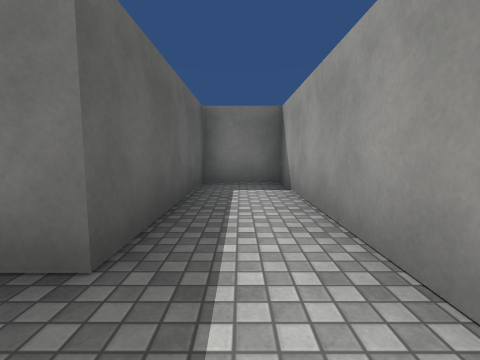
view 1 (above)

19 first-person views from a walk through a scene from a Unity 3-D project. The camera is 1.2 m above the floor, tilts 6° down and sees 85° across. The floor is counted in squares, 2 m on a side. Each view is taken from the middle of a square. On the plan, view 1 faces up. The plan holds only what a view shows up to about 9 squares ahead; the rest is blank. The player character is not drawn. Surface patterns are stand-ins for the level's own textures.

view 2
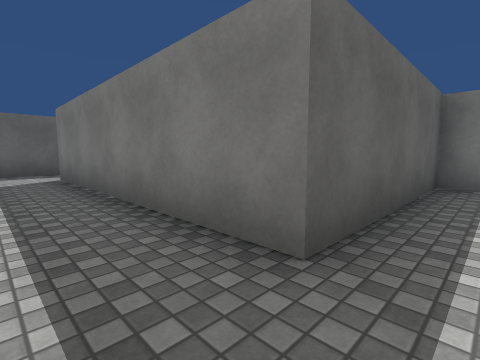

view 3
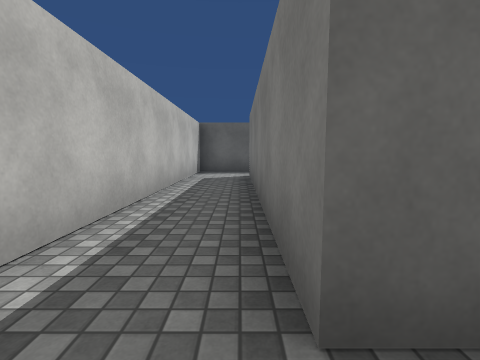

view 4
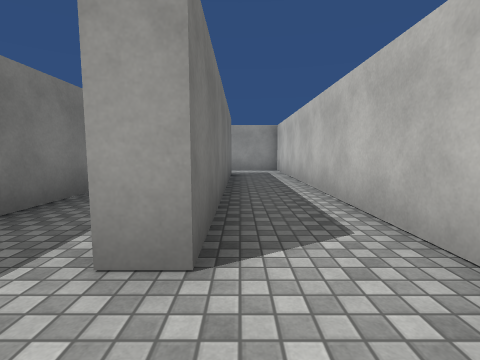

view 5
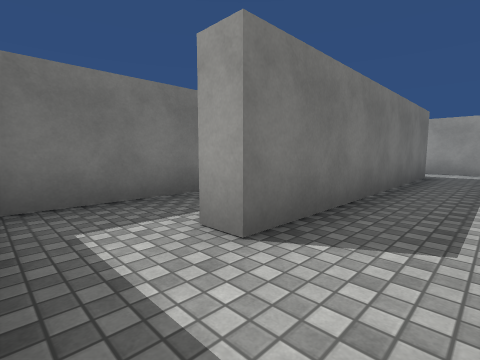

view 6
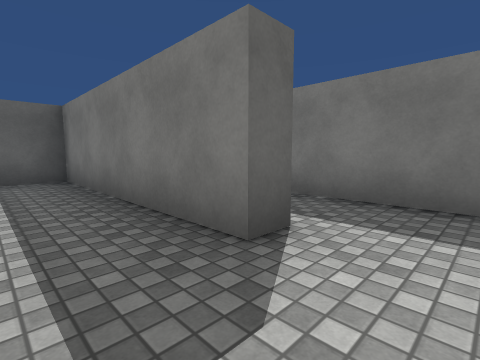

view 7
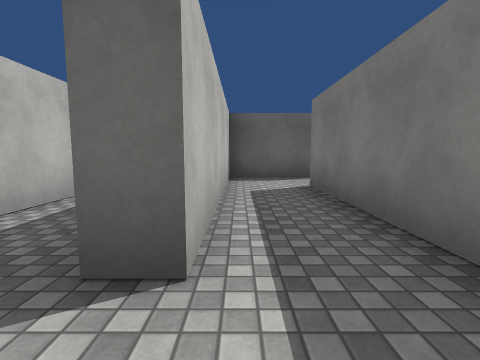

view 8
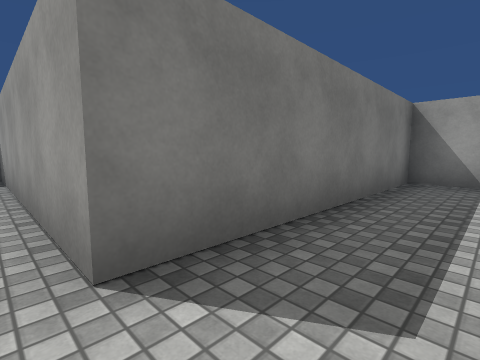

view 9
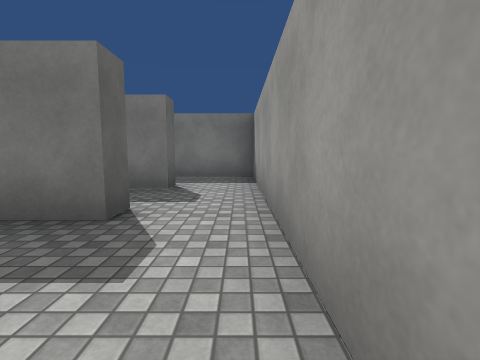

view 10
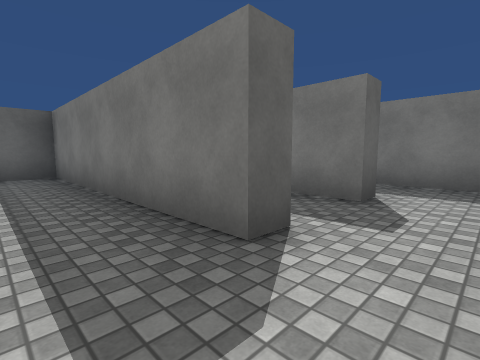

view 11
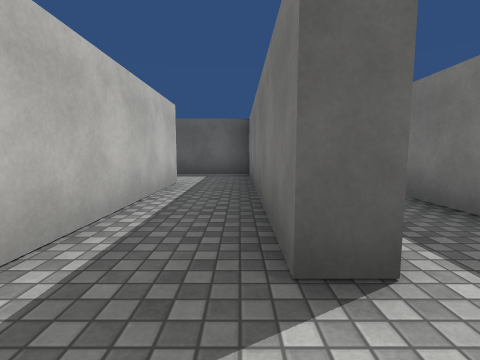

view 12
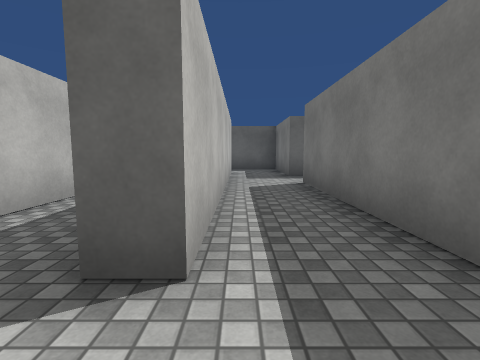

view 13
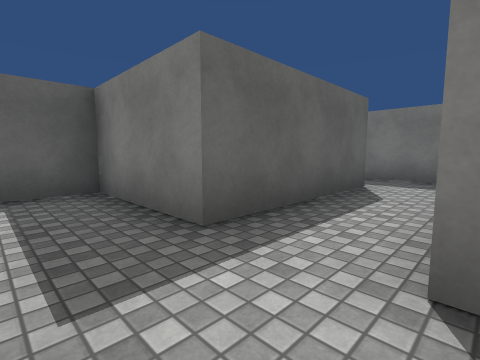

view 14
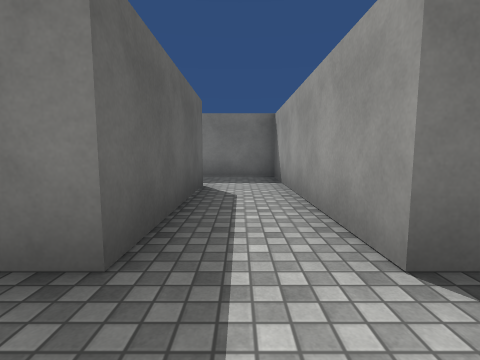

view 15
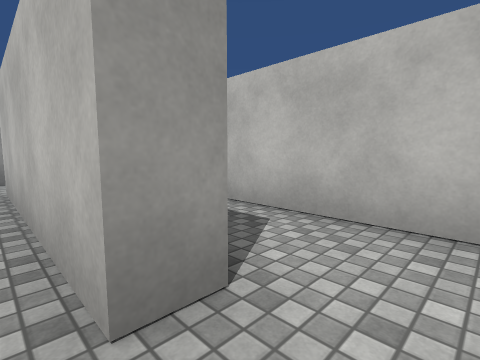

view 16
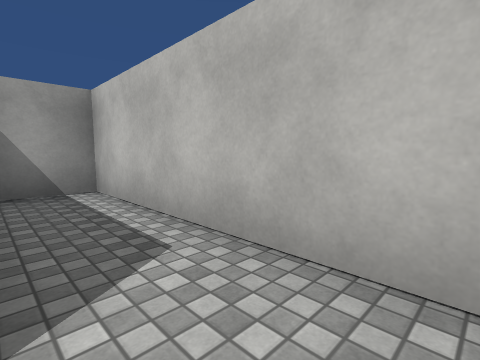

view 17
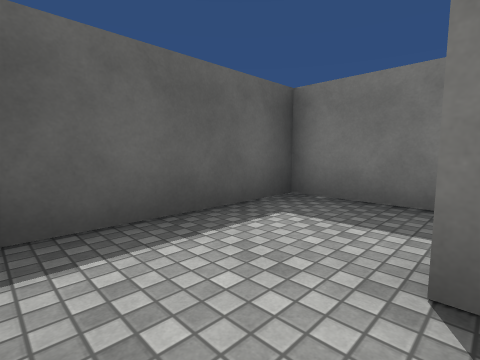

view 18
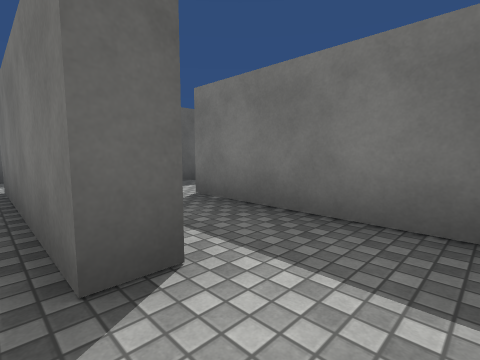

view 19
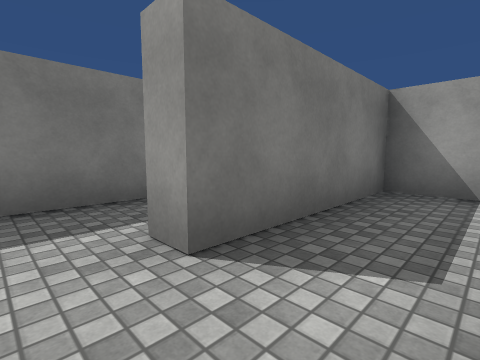

### Floor plan
Key: @ floor where view 1 was taken; # wall or solid block; . floor.
Columns run from 16 left of view 1 to 1 right of it. Each row starts with its distance up from view 1.
 14   ######
 13   ..#..
 12   #.#..
 11   #.#.#####
 10   #.#.....#
  9 ###.####..#
  8 #.........#
  7   ######..#
  6   #.......#
  5   #.#####.########
  4   #.....#......#.#
  3   ###########..#.#
  2        #.......#.#
  1        #..######.#
  0        #........@#
 -1        ###########

Positions as (right, up) in squares from view 1, and headings:
1: (0, 0), facing up
2: (0, 0), facing up-left
3: (0, 1), facing left
4: (-8, 1), facing right
5: (-8, 0), facing up-right
6: (-2, 2), facing up-left
7: (-2, 4), facing left
8: (-7, 4), facing up-right
9: (-7, 5), facing up
10: (-7, 6), facing up-left
11: (-7, 7), facing left
12: (-7, 8), facing left
13: (-12, 8), facing up-left
14: (-13, 8), facing up
15: (-13, 6), facing down-right
16: (-13, 5), facing down-right
17: (-12, 4), facing up-left
18: (-7, 9), facing up-left
19: (-11, 10), facing up-right
